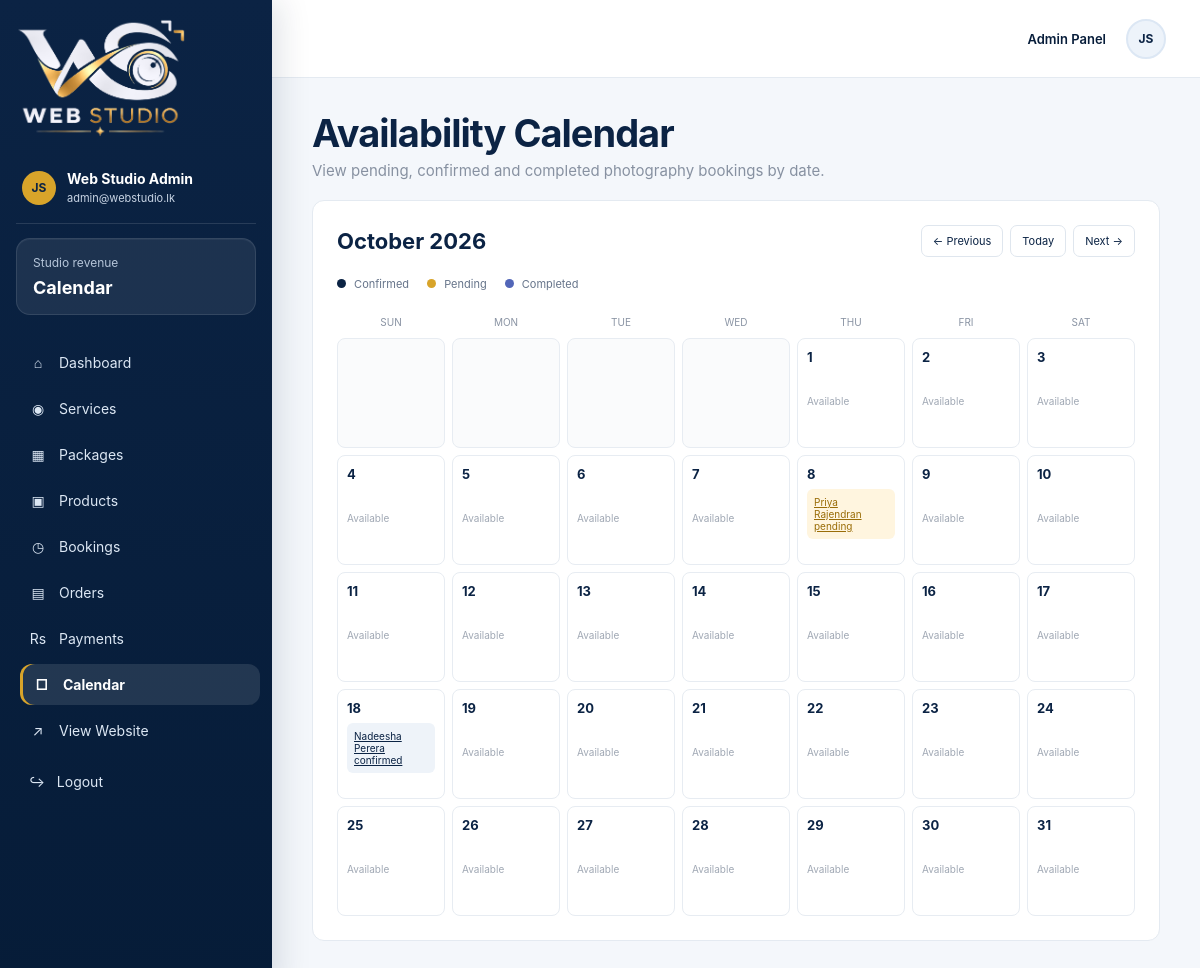
The page /admin/calendar.php?month=2026-10 (signed in) on the database its author committed.
### tables this page shows
CREATE TABLE IF NOT EXISTS bookings (
 id INT AUTO_INCREMENT PRIMARY KEY,
 user_id INT DEFAULT NULL,
 name VARCHAR(120) NOT NULL,
 phone VARCHAR(40) NOT NULL,
 email VARCHAR(150),
 event_type VARCHAR(120),
 service_id INT DEFAULT NULL,
 package_id INT DEFAULT NULL,
 event_date DATE,
 start_time TIME DEFAULT NULL,
 end_time TIME DEFAULT NULL,
 location VARCHAR(255) DEFAULT NULL,
 message TEXT,
 status ENUM('pending','confirmed','completed','cancelled') NOT NULL DEFAULT 'pending',
 total_amount DECIMAL(10,2) NOT NULL DEFAULT 0,
 created_at TIMESTAMP DEFAULT CURRENT_TIMESTAMP,
 updated_at TIMESTAMP DEFAULT CURRENT_TIMESTAMP ON UPDATE CURRENT_TIMESTAMP,
 FOREIGN KEY (user_id) REFERENCES users(id) ON DELETE SET NULL,
 FOREIGN KEY (service_id) REFERENCES services(id) ON DELETE SET NULL,
 FOREIGN KEY (package_id) REFERENCES packages(id) ON DELETE SET NULL,
 INDEX idx_bookings_date (event_date),
 INDEX idx_bookings_user (user_id),
 INDEX idx_bookings_status (status)
);

### includes/auth.php (called while the page is built, shortened)
<?php
function e(string $value): string
{
    return htmlspecialchars(
        $value,
        ENT_QUOTES,
        'UTF-8'
    );
}
?>

### admin/calendar.php (the view, shortened to what this page needs)
<?php
require_once '../includes/auth.php';
$month = $_GET['month'] ?? date('Y-m');
$first = DateTime::createFromFormat('Y-m-d', $month . '-01');
$start = $first->format('Y-m-01');
$end   = $first->format('Y-m-t');
$sql = "
    SELECT
        b.id,
        b.event_date,
        b.status,
        b.name,
        GROUP_CONCAT(bs.item_name SEPARATOR ', ') AS item
    FROM bookings b
    LEFT JOIN booking_services bs
        ON bs.booking_id = b.id
    WHERE b.event_date BETWEEN ? AND ?
    AND b.status IN ('pending', 'confirmed', 'completed')
    GROUP BY b.id
    ORDER BY b.event_date
";
$st = mysqli_prepare($conn, $sql);
mysqli_stmt_bind_param($st, 'ss', $start, $end);
mysqli_stmt_execute($st);
$res = mysqli_stmt_get_result($st);
$events = [];
while ($r = mysqli_fetch_assoc($res)) {
    $events[$r['event_date']][] = $r;
}
$prev = clone $first;
$prev->modify('-1 month');
$next = clone $first;
$next->modify('+1 month');
$days   = (int) $first->format('t');
$offset = (int) $first->format('w');
?>
<!doctype html>
<html>
<head>
    <link
        rel="stylesheet"
        href="assets/admin.css"
    >
</head>
<body class="admin-body">
<div class="app-shell">
    <aside class="sidebar">
        <div class="brand-box">
            <img
                src="../assets/images/logo-light.png"
                alt="Web Studio"
            >
        </div>
        <div class="profile-mini">
            <div class="avatar">
                JS
            </div>
            <div>
                <strong>
                    <?= e($_SESSION['admin']['name'] ?? 'Admin') ?>
                </strong>
                <small>
                    <?= e($_SESSION['admin']['email'] ?? 'Administrator') ?>
                </small>
            </div>
        </div>
        <div class="side-balance">
            <span>Studio revenue</span>
            <strong>Calendar</strong>
        </div>
        <nav>
            <a href="index.php">
                <span>⌂</span> Dashboard
            </a>
            <a href="services.php">
                <span>◉</span> Services
            </a>
            <a href="packages.php">
                <span>▦</span> Packages
            </a>
            <a href="products.php">
                <span>▣</span> Products
            </a>
            <a href="bookings.php">
                <span>◷</span> Bookings
            </a>
            <a href="orders.php">
                <span>▤</span> Orders
            </a>
            <a href="payments.php">
                <span>Rs</span> Payments
            </a>
            <a
                class="active"
                href="calendar.php"
            >
                <span>□</span> Calendar
            </a>
            <a
                href="../index.php"
                target="_blank"
            >
                <span>↗</span> View Website
            </a>
        </nav>
        <a
            class="logout-link"
            href="logout.php"
        >
            ↪ &nbsp; Logout
        </a>
    </aside>
    <main class="dashboard-main">
        <header class="topbar">
            <div class="top-actions">
                <span>
                    Admin Panel
                </span>
                <span class="top-avatar">
                    JS
                </span>
            </div>
        </header>
        <section class="content">
            <div class="page-heading">
                <div>
                    <h1>
                        Availability Calendar
                    </h1>
                    <p>
                        View pending, confirmed and completed photography bookings by date.
                    </p>
                </div>
            </div>
            <section class="admin-calendar">
                <div class="cal-head">
                    <h2>
                        <?= e($first->format('F Y')) ?>
                    </h2>
                    <div class="cal-nav">
                        <a href="calendar.php?month=<?= $prev->format('Y-m') ?>">
                            ← Previous
                        </a>
                        <a href="calendar.php?month=<?= date('Y-m') ?>">
                            Today
                        </a>
                        <a href="calendar.php?month=<?= $next->format('Y-m') ?>">
                            Next →
                        </a>
                    </div>
                </div>
                <div class="legend">
                    <span>
                        <i class="dot confirmed"></i>
                        Confirmed
                    </span>
                    <span>
                        <i class="dot pending"></i>
                        Pending
                    </span>
                    <span>
                        <i class="dot completed"></i>
                        Completed
                    </span>
                </div>
                <div class="week">
                    <?php
                    foreach (
                        ['Sun', 'Mon', 'Tue', 'Wed', 'Thu', 'Fri', 'Sat']
                        as $d
                    ):
                    ?>
                        <div>
                            <?= $d ?>
                        </div>
                    <?php endforeach; ?>
                </div>
                <div class="days">
                    <?php
                    for ($i = 0; $i < $offset; $i++):
                    ?>
                        <div class="day empty"></div>
                    <?php endfor; ?>
                    <?php
                    for ($d = 1; $d <= $days; $d++):
                        $date = $first->format('Y-m-')
                              . str_pad(
                                    (string) $d,
                                    2,
                                    '0',
                                    STR_PAD_LEFT
                                );
                    ?>
                        <div
                            class="day <?= ($date === date('Y-m-d')) ? 'today' : '' ?>"
                        >
                            <strong>
                                <?= $d ?>
                            </strong>
                            <?php if (!empty($events[$date])): ?>
                                <?php foreach ($events[$date] as $ev): ?>
                                    <a
                                        class="event <?= e($ev['status']) ?>"
                                        href="booking-details.php?id=<?= $ev['id'] ?? 0 ?>"
                                    >
                                        <?= e($ev['name']) ?>
                                        <br>
                                        <?= e($ev['status']) ?>
                                    </a>
                                <?php endforeach; ?>
                            <?php else: ?>
                                <div
                                    style="
                                        font-size:10px;
                                        color:#a0a8b4;
                                        margin-top:30px
                                    "
                                >
                                    Available
                                </div>
                            <?php endif; ?>
                        </div>
                    <?php endfor; ?>
                </div>
            </section>
        </section>
    </main>
</div>
</body>
</html>

### admin/calendar.php (style rules this page uses)
.admin-calendar { background: #fff; border: 1px solid #e4eaf1; border-radius: 12px; padding: 24px; }
.cal-head { display: flex; justify-content: space-between; align-items: center; margin-bottom: 20px; }
.cal-head h2 { margin: 0; font-size: 22px; color: #0b2344; }
.cal-nav { display: flex; gap: 7px; }
.cal-nav a { border: 1px solid #dfe6ee; border-radius: 7px; padding: 8px 11px; font-size: 11px; text-decoration: none; color: #0b2344; }
.week, .days { display: grid; grid-template-columns: repeat(7, 1fr); gap: 7px; }
.week div { padding: 10px; font-size: 10px; color: #8993a3; text-transform: uppercase; text-align: center; }
.day { min-height: 110px; border: 1px solid #e7ecf2; border-radius: 8px; padding: 9px; background: #fff; }
.day.empty { background: #fafbfc; }
.day strong { font-size: 13px; color: #0b2344; }
.event { display: block; margin-top: 7px; padding: 7px; border-radius: 6px; background: #eef3f9; font-size: 10px; color: #0b2344; }
.event.pending { background: #fff5df; color: #9a6d08; }
.legend { display: flex; gap: 18px; margin: 0 0 15px; font-size: 11px; color: #66748a; }
.dot { display: inline-block; width: 9px; height: 9px; border-radius: 50%; margin-right: 5px; background: #d8a42a; }
.dot.confirmed { background: #0b2344; }
.dot.pending { background: #d8a42a; }
.dot.completed { background: #5266b8; }

### rows shown on the page
bookings: name "Priya Rajendran", status "pending"
bookings: name "Nadeesha Perera", status "confirmed"

### other values the page prints
$_SESSION['admin']['name'] "Web Studio Admin"
$_SESSION['admin']['email'] "admin@webstudio.lk"
$first->format('F Y') "October 2026"
$d "SUN"
$d "MON"
$d "TUE"
$d "WED"
$d "THU"
$d "FRI"
$d "SAT"
